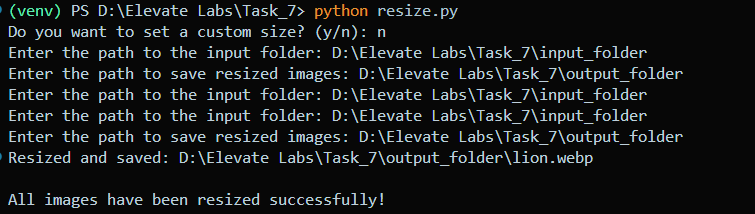
#> input picture Terminal Cil for no custom size input.png, 755 x 214 px
$ python resize.py
#> lines starting #> are read from the running program, lines starting #| are printed output that depends on the picture
import os
from PIL import Image

default_size = (800, 600)

use_custom = input("Do you want to set a custom size? (y/n): ").strip().lower()
#> the answer given: y
if use_custom == 'y':
    try:
        width = int(input("Enter width: "))
#> the answer given: 100
        height = int(input("Enter height: "))
#> the answer given: 100
        new_size = (width, height)
    except ValueError:
        print("Invalid input. Using default size.")
        new_size = default_size
else:
    new_size = default_size

input_folder = input("Enter the path to the input folder: ").strip()
#> the answer given: .
output_folder = input("Enter the path to save resized images: ").strip()
#> the answer given: out.png

if not os.path.exists(output_folder):
    os.makedirs(output_folder)
for filename in os.listdir(input_folder):
    if filename.lower().endswith(('.png', '.jpg', '.jpeg', '.webp' , '.bmp', '.gif')):
        img_path = os.path.join(input_folder, filename)
        img = Image.open(img_path)
#> img is the input picture: PIL image 755x214 RGBA; mean R, G, B, A 22.8, 25, 25.7, 255

        img_resized = img.resize(new_size)
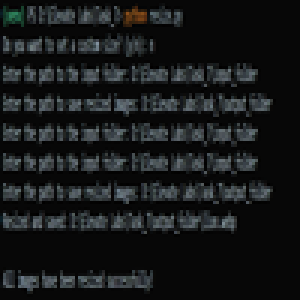
#> img_resized: PIL image 100x100 RGBA (shown 3 times larger); mean R, G, B, A 22.8, 25, 25.7, 255
        save_path = os.path.join(output_folder, filename)
        img_resized.save(save_path)

        print(f"Resized and saved: {save_path}")
#> pass 2 of the loop `for filename in os.listdir(input_folder):`:
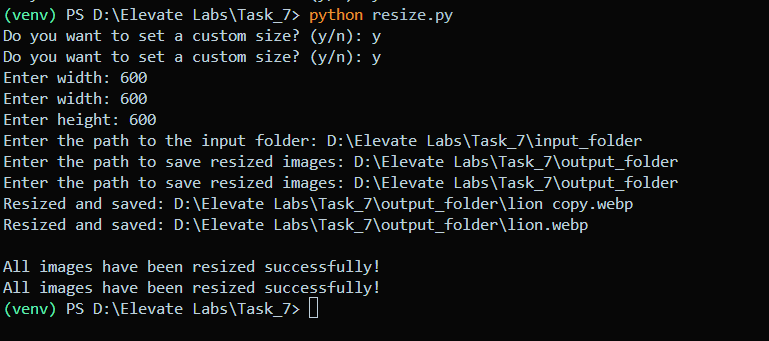
#> input picture Terminal Cil with custom size input.png, 769 x 341 px
#> img is the input picture: PIL image 769x341 RGBA; mean R, G, B, A 18.4, 20.1, 20.6, 255
#> `img_resized = img.resize(new_size)`:
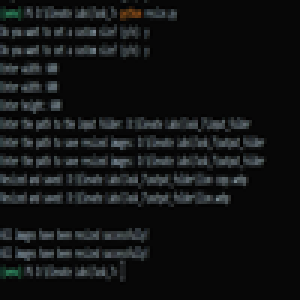
#> img_resized: PIL image 100x100 RGBA (shown 3 times larger); mean R, G, B, A 18.5, 20.1, 20.6, 255
#> (the run stopped early here; a loop or call above may not have finished)
